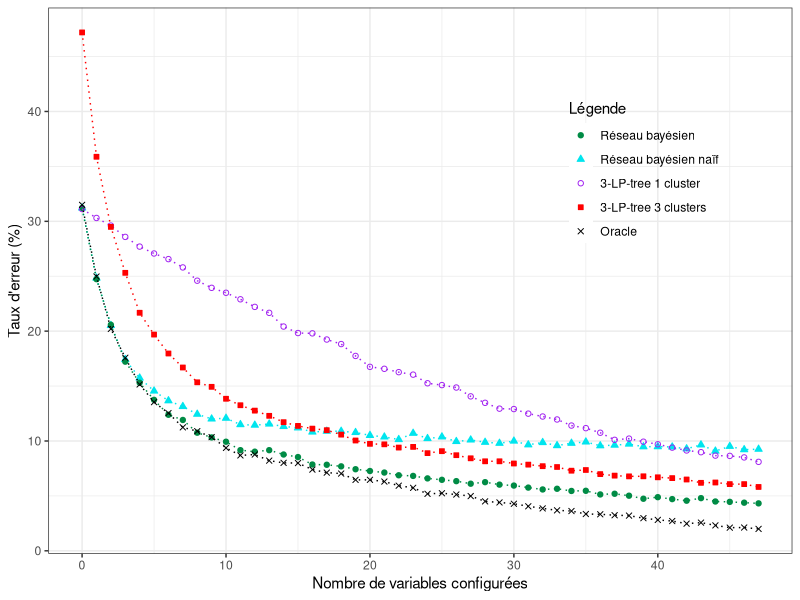
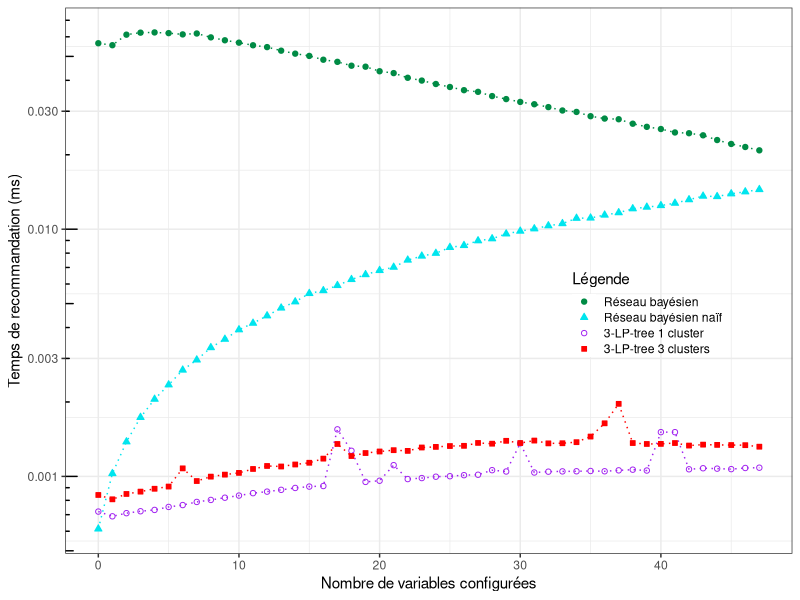

These charts were generated, in order, by the following R code:
library(ggplot2)

#--------------------------------------------------------------------------------------------
#Parametres globaux
dataset_name = "renault_medium_header"
taille_img_x = 1024/2
taille_img_y = 720/2
#fin parametres globaux
#--------------------------------------------------------------------------------------------

#--------------------------------------------------------------------------------------------
#succès

#medium
oracle = c(0.7603138103611524,0.7950764236439876,0.8167861490599215,0.8414716623833356,0.8583119166779386,0.8778574327066143,0.8894224266197754,0.9013932097930475,0.9117408359258758,0.9216826727985933,0.9276342486135534,0.9362234546192344,0.9372379277695116,0.9435276613012309,0.9493439740294873,0.9523873934803192,0.9559718652779656,0.9586094954686866,0.9601650209657785,0.964087650480184,0.9654402813472204,0.9662518598674422,0.9686189638847559,0.9705802786419586,0.9692952793182741,0.9717300148789395,0.9709184363587177,0.9730150142026242,0.9708508048153659,0.9744352766130123,0.9759231705667524,0.9736913296361422,0.9767347490869742,0.9753144866765859,0.9769376437170296,0.9772758014337887,0.9773434329771405,0.9776139591505478,0.9801163262545651,0.9798458000811578,0.9806573786013797,0.977140538347085,0.9796429054511024,0.979034221560936)
Naif = c(0.7603138103611524,0.7944677397538212,0.8170566752333288,0.8389016637359664,0.8511429730826457,0.8691329636142296,0.8769782226430407,0.8863790071689436,0.8961855809549574,0.9049776815906939,0.9145137292033004,0.9193832003246314,0.919518463411335,0.9237116190991479,0.9309481942377925,0.9306776680643852,0.9373055593128635,0.9371702962261599,0.936020559989179,0.9375084539429189,0.9422426619775464,0.9433247666711755,0.9454889760584336,0.9458947653185446,0.9440687136480455,0.9454213445150819,0.9461652914919518,0.9471121330988773,0.9452184498850263,0.9498173948329501,0.9515758149600974,0.951711078046801,0.9502231840930611,0.951372920330042,0.951711078046801,0.9511700256999864,0.9518463411335046,0.9510347626132828,0.9506289733531719,0.9557689706479102,0.9571892330582984,0.9521844988502638,0.9519139726768565,0.9546868659542811)
jointree = c(0.7603138103611524,0.794873529013932,0.8178682537535507,0.8404571892330583,0.8554713918571621,0.8743405924523198,0.8861084809955363,0.8957797916948465,0.9066008386311376,0.9147842553767077,0.9223589882321115,0.9274313539834979,0.930407141890978,0.9350060868389016,0.9423102935208981,0.9433923982145273,0.9496145002028946,0.9498173948329501,0.9490058163127283,0.9534018666305966,0.9542810766941702,0.9571892330582984,0.9586094954686866,0.9579331800351684,0.9576626538617611,0.9617205464628703,0.9600973894224266,0.9612471256594075,0.9597592317056676,0.9613823887461111,0.9664547544974976,0.964425808196943,0.962193967266333,0.9642905451102394,0.9665900175842013,0.9648315974570539,0.9648315974570539,0.9640200189368321,0.9652373867171649,0.9674015961044231,0.9676044907344785,0.9635465981333694,0.9664547544974976,0.9667252806709049)
wmv = c(0.6979575273907751,0.7939266874070067,0.8170566752333288,0.8351819288516164,0.854389287163533,0.8700121736778034,0.8816447991343163,0.8905721628567564,0.899702421209252,0.9056539970242121,0.9149871500067631,0.9184363587177059,0.9215474097118896,0.9254700392262951,0.9314892465846071,0.9313539834979034,0.9352766130123089,0.9385905586365481,0.9368997700527526,0.94312187204112,0.9402137156769917,0.9440010821046936,0.9454889760584336,0.9470445015555254,0.9469092384688219,0.94758555390234,0.9462329230353037,0.9492087109427837,0.9464358176653591,0.950967131069931,0.9513052887866901,0.9491410793994319,0.9485323955092655,0.9505613418098201,0.9517787095901529,0.9503584471797646,0.9514405518733937,0.9532666035438929,0.9545516028675775,0.9549573921276884,0.953604761260652,0.9508318679832274,0.9534018666305966,0.9517787095901529)
vpop = c(0.7324496145002029,0.7777627485459219,0.8017719464358176,0.8291627214933045,0.8490463952387394,0.8655484918165832,0.8830650615447044,0.8893547950764237,0.902340051399973,0.910929257405654,0.9199918842147978,0.9272960908967942,0.930407141890978,0.9358176653591235,0.9419721358041391,0.9437981874746382,0.9499526579196538,0.9517787095901529,0.9510347626132828,0.9548221290409847,0.9569187068848911,0.9592858109022048,0.9600973894224266,0.9615852833761667,0.9617881780062221,0.9636142296767212,0.9638171243067767,0.9634789665900176,0.9632760719599621,0.9672663330177195,0.9686189638847559,0.9650344920871095,0.9660489652373867,0.9649668605437576,0.968213174624645,0.9663871229541459,0.9684837007980522,0.9686865954281076,0.9698363316650886,0.9729473826592723,0.9706479101853104,0.9677397538211822,0.9696334370350331,0.9699039632084404)
vnaif = c(0.7487488164479913,0.7824293250371973,0.8092114162045178,0.8332206140944136,0.8528337616664412,0.8722440146084134,0.8844853239550926,0.8928040037873665,0.9056539970242121,0.9155282023535777,0.9216826727985933,0.930745299607737,0.9320979304747734,0.9373055593128635,0.9424455566076018,0.9452860814283782,0.94907344785608,0.950967131069931,0.9520492357635602,0.9559042337346139,0.958068443121872,0.9579331800351684,0.9603679155958339,0.9626673880697958,0.961855809549574,0.9642905451102394,0.9642905451102394,0.9652373867171649,0.9632084404166104,0.9653726498038685,0.9679426484512377,0.9657784390639794,0.9663871229541459,0.9660489652373867,0.9689571216015149,0.9669958068443122,0.9691600162315704,0.9691600162315704,0.9705802786419586,0.9728121195725686,0.972676856485865,0.968213174624645,0.969701068578385,0.9706479101853104)
# 3-LP-trees, 1 clusters
lptree = c(0.741782767482754, 0.7548356553496551, 0.754091708372785, 0.7630190720952252, 0.7673474908697416, 0.7664006492628161, 0.7741782767482754, 0.782564588123901, 0.7889895847423238, 0.7900040578926011, 0.7995401055052076, 0.7939266874070067, 0.8103611524414988, 0.8109698363316651, 0.8127958880021642, 0.8207764101176789, 0.8145543081293115, 0.8305829839036927, 0.8300419315568781, 0.8287569322331936, 0.8407277154064656, 0.8399837684295955, 0.8438387664006493, 0.8477613959150547, 0.8547274448802922, 0.8545921817935885, 0.8631813877992696, 0.8705532260246179, 0.8631137562559178, 0.8646692817530096, 0.8715000676315433, 0.8764371702962261, 0.8786690112268362, 0.8867171648857027, 0.8834708508048154, 0.8938184769376437, 0.8930068984174219, 0.8988908426890302, 0.8955092655214392, 0.9009197889895847, 0.9061950493710267, 0.9132963614229677, 0.9072095225213039, 0.9111321520357094)
# 3-LP-trees, 3 clusters
lptree3cl = c(0.5476126065196808, 0.6316786149059922, 0.6855133234140403, 0.7189909373731909, 0.7560530231299878, 0.7674827539564453, 0.7875693223319357, 0.8029893142161504, 0.8101582578114432, 0.8223319356147707, 0.8269308805626945, 0.8285540376031381, 0.8424861355336128, 0.8464087650480184, 0.8439740294873529, 0.8531042878398485, 0.8537806032733667, 0.8601379683484377, 0.8594616529149195, 0.8649398079264169, 0.8680508589206005, 0.8718382253483025, 0.8766400649262817, 0.8745434870823752, 0.8815095360476126, 0.8856350601920736, 0.8885432165562018, 0.8909779521168673, 0.8863790071689436, 0.8932097930474774, 0.8923982145272555, 0.9001758420127147, 0.898214527255512, 0.902678209116732, 0.9055187339375085, 0.9074124171513593, 0.9050453131340457, 0.9114026782091167, 0.9087650480183957, 0.9168808332206141, 0.9190450426078723, 0.921750304341945, 0.919180305694576, 0.92702556472338)

#small
oracle = c(0.68502658003544,0.7502584170112226,0.7979548139397519,0.8242395156526875,0.8485307147076196,0.8646264028352038,0.8746308328411104,0.8875886001181335,0.8910956881275842,0.8964855286473715,0.9063053750738335,0.91313496751329,0.912322799763733,0.9178972238629651,0.9199276432368576,0.9201122268163024,0.926055818074424,0.9288245717660957,0.9296736562315416,0.9353957471943296,0.9353588304784406,0.9369462492616657,0.940711754282339,0.9426683402244537,0.9481320141760189,0.9475782634376846,0.9487595983461311,0.9501624335499114,0.9549985233313645,0.9559583579444773,0.9571766095688128,0.9594654459539279,0.9613851151801536,0.9631571175428234,0.9637847017129356,0.9664796219728293,0.966738038984052,0.9675871234494979,0.9679562906083875,0.9702820437093916,0.9718694624926166,0.9729031305375074,0.9752658003544005,0.9743428824571766,0.9768532191376255,0.978920555227407,0.9788098050797401,0.9800649734199646)
Naif = c(0.6878322504430006,0.7516612522150029,0.7948168930891908,0.8258269344359126,0.8426609568812758,0.8545112226816303,0.8633712344949793,0.8685764914353219,0.8756275841701122,0.8799468399291199,0.8792823390431187,0.8850782634376846,0.88559509746013,0.8845614294152392,0.8867764323685765,0.8880316007088009,0.8918340224453633,0.8910956881275842,0.8911326048434731,0.8922770230360307,0.8948981098641465,0.8963378617838157,0.8986636148848198,0.8929784406379209,0.897777613703485,0.8962640283520378,0.9004725339633786,0.8990696987595983,0.9011739515652688,0.9020968694624926,0.9001033668044891,0.9034627879503839,0.9013954518606024,0.9042011222681631,0.9020599527466037,0.9008786178381571,0.9043487891317188,0.9037950383933845,0.9027982870643827,0.9052347903130538,0.9051609568812758,0.9054193738924985,0.9071175428233904,0.9035366213821618,0.9091848789131719,0.9049025398700532,0.9078927938570585,0.90748670998228)
jointree = c(0.6878322504430006,0.7526580035440047,0.7941893089190786,0.8277835203780272,0.8470171293561725,0.8625590667454224,0.8761444181925576,0.8808697578263438,0.8924616066154755,0.8967808623744832,0.9006940342587123,0.9083727111636148,0.9097386296515062,0.9083727111636148,0.912322799763733,0.9146485528647371,0.9214412285883048,0.9216627288836385,0.9231024808033077,0.9257235676314235,0.9273479031305375,0.9287507383343178,0.9312241582988777,0.931814825753101,0.9340667454223273,0.9353588304784406,0.9365770821027761,0.9389028352037803,0.9375,0.9397519196692262,0.9406010041346722,0.9424468399291199,0.9441450088600118,0.9435174246898996,0.9455109273479031,0.9453632604843473,0.9486857649143532,0.948058180744241,0.9498301831069108,0.9525989367985824,0.9511591848789132,0.952931187241583,0.9543709391612523,0.9520451860602481,0.9551092734790313,0.9554415239220319,0.956179858239811,0.9568074424099232)
wmv = c(0.5945067926757236,0.7494093325457767,0.7923434731246308,0.8279681039574719,0.8467217956290608,0.8623744831659775,0.8753322504430006,0.8807959243945659,0.8900251033668045,0.8955995274660367,0.9003987005316008,0.9068591258121678,0.9080404607206143,0.9065637920850561,0.9089633786178382,0.9133933845245127,0.9174911399881867,0.9165682220909628,0.9196323095097461,0.9231024808033077,0.9227333136444182,0.9259081512108683,0.9279385705847608,0.9265357353809806,0.9298582398109864,0.9296736562315416,0.931814825753101,0.9323316597755463,0.9346204961606616,0.9357279976373302,0.9343620791494389,0.938312167749557,0.9372784997046663,0.9390135853514472,0.9396780862374483,0.9395673360897815,0.9434435912581217,0.9434435912581217,0.9425945067926758,0.9445510927347903,0.9440711754282339,0.9436650915534555,0.9462492616656822,0.9441450088600118,0.9460646780862374,0.9465445953927939,0.9479843473124631,0.9473198464264619)
vpop = c(0.6563792085056114,0.7331659775546367,0.7830035440047254,0.8160809214412286,0.8404459539279385,0.8577968103957472,0.8686134081512109,0.875849084465446,0.8849305965741288,0.8914648552864737,0.8955995274660367,0.9011739515652688,0.9044226225634967,0.9072652096869462,0.9088157117542823,0.9107722976963969,0.9135779681039575,0.9173803898405198,0.918820141760189,0.923693148257531,0.9219949793266391,0.9268310691080921,0.930190490253987,0.927790903721205,0.9305965741287655,0.9303012404016539,0.9348050797401063,0.9357649143532192,0.9384967513290018,0.9380537507383343,0.9374261665682221,0.9419669226225635,0.9418192557590077,0.9427790903721205,0.9432959243945659,0.9438865918487891,0.9457693443591259,0.9466553455404607,0.9487965150620201,0.9499040165386887,0.9484642646190194,0.9510853514471352,0.9507531010041347,0.9492395156526875,0.9530419373892498,0.9518975191966923,0.9546662728883638,0.9532634376845835)
vnaif = c(0.6740992321323095,0.7423582398109864,0.7871751329001772,0.8200679267572357,0.8422917897223863,0.8615623154164206,0.871788245717661,0.8802052569403426,0.8884746012994684,0.8947873597164796,0.8981836975782634,0.9059362079149439,0.9070806261075015,0.9101447135262847,0.9121382161842883,0.9143901358535145,0.918007974010632,0.9190785587714116,0.9221426461901949,0.9272002362669817,0.925317483756645,0.9302274069698759,0.9307442409923213,0.9324424099232133,0.9342144122858831,0.9352849970466627,0.9372784997046663,0.9390135853514472,0.9407855877141169,0.9408225044300059,0.9418561724748966,0.9451048434731246,0.9440342587123449,0.9461754282339043,0.9462123449497932,0.9476890135853514,0.9478366804489072,0.9492395156526875,0.9522666863555818,0.9531157708210277,0.9514914353219137,0.9530788541051388,0.9547401063201417,0.9528573538098051,0.9564382752510336,0.9560691080921441,0.9566966922622564,0.9572504430005907)
lptree = c(0.6887920850561134, 0.6969506792675724, 0.7038910218546958, 0.7141907855877141, 0.7230138806851742, 0.7292897223862965, 0.7344211458948612, 0.7419890726520969, 0.754060838747785, 0.760558180744241, 0.7650620200826934, 0.7710056113408151, 0.7779090372120496, 0.7833357944477259, 0.7958136444181926, 0.8017203189604253, 0.8020156526875369, 0.807626993502658, 0.8117616656822209, 0.8225782634376846, 0.8325088600118133, 0.8342808623744832, 0.8373449497932663, 0.8395968694624926, 0.84746012994684, 0.8491213821618429, 0.8513363851151802, 0.8593842291789723, 0.865253987005316, 0.8705699940933255, 0.870939161252215, 0.8751107501476668, 0.8777318369757826, 0.8804267572356763, 0.8859642646190194, 0.8883269344359126, 0.8924985233313645, 0.8989589486119315, 0.8978514471352629, 0.9006571175428234, 0.9030197873597164, 0.9060469580626107, 0.9086311281748376, 0.9102185469580626, 0.9133195510927348, 0.9135779681039575, 0.9149808033077378, 0.9190047253396337)
lptree3cl = c(0.5280197873597164, 0.6412433549911399, 0.7050723567631424, 0.7468989958653278, 0.783261961015948, 0.8031231541642055, 0.8203263437684584, 0.8330995274660367, 0.846574128765505, 0.850708800945068, 0.8615623154164206, 0.8674689899586533, 0.8723419964559953, 0.8771042528056704, 0.8828632604843473, 0.8862965150620201, 0.8887699350265801, 0.8901727702303603, 0.8942336089781453, 0.8995865327820437, 0.902613703484938, 0.9030567040756055, 0.9059731246308328, 0.9053824571766096, 0.9110676314235086, 0.9092587123449498, 0.9129503839338452, 0.9157929710572947, 0.9184878913171884, 0.9184878913171884, 0.9205183106910809, 0.9215150620200827, 0.922917897223863, 0.923693148257531, 0.9270525694034258, 0.9264249852333136, 0.930153573538098, 0.9315564087418783, 0.9322209096278795, 0.9321470761961016, 0.9330699940933255, 0.9338083284111045, 0.935100413467218, 0.9380906674542233, 0.9377953337271117, 0.9392720023626698, 0.9392720023626698, 0.9418561724748966)

#big
#oracle = c(0.8348566914917626,0.8585533739562176,0.8612615662378695,0.8746896863010607,0.888004965019183,0.8962423832092079,0.9022793951703905,0.9117580681561724,0.9126607989167231,0.920503272399007,0.9255247122545701,0.929981945384789,0.9330850823741819,0.9390656736628301,0.9395170390431054,0.9383886255924171,0.9461182577296321,0.9457797336944256,0.9480929812683367,0.9497856014443692,0.9514218009478673,0.950575490859851,0.9551455653351388,0.9552019860076733,0.9588693297224103,0.9575152335815843,0.9621417287294065,0.9614646806589935,0.9648499210110585,0.9666553825321598,0.9664296998420221,0.9657526517716091,0.9686865267433988,0.9704355675919657,0.9693071541412773,0.9721846084405326,0.9707176709546378,0.9743850146693749,0.976980365605958,0.9752877454299256,0.9755698487925976,0.9757955314827352,0.9781651997291808,0.9795192958700067,0.9804220266305574,0.981437598736177,0.9803091852854886,0.9836380049650192,0.9827352742044685,0.9807041299932295,0.9852742044685172,0.9853306251410516,0.9866283006093433,0.9849356804333108,0.9869104039720153,0.9865718799368088,0.9867411419544121,0.9872489280072219,0.9895621755811329,0.988772286165651,0.9893929135635297,0.9892236515459264,0.9892800722184608,0.9897878582712706,0.9902392236515459,0.9917061611374408,0.9914804784473031,0.9896750169262017,0.9914240577747687,0.9919882645001128,0.9918190024825095,0.992552471225457,0.9922703678627849,0.9926088918979914,0.9940194087113519,0.99322951929587,0.9933423606409388,0.9938501466937486,0.9940194087113519,0.9946400361092305,0.9939629880388174,0.9941886707289551,0.9942450914014895,0.9950914014895057,0.9946400361092305,0.9954863461972466,0.994583615436696)
#Naif = c(0.8348566914917626,0.8585533739562176,0.8613744075829384,0.8726585420898217,0.8860302414804785,0.8930828255472806,0.8965809072444143,0.9057210561949899,0.9040848566914917,0.9109681787406906,0.9151433085082374,0.9193184382757843,0.920108327691266,0.9219137892123674,0.9189799142405778,0.9174565560821485,0.9268223877228616,0.9205596930715414,0.9233807266982622,0.9211238997968856,0.9203904310539381,0.9170051907018731,0.9243398781313473,0.920108327691266,0.9258632362897766,0.9185849695328369,0.923493568043331,0.9231550440081245,0.9247348228390883,0.9224779959377116,0.923888512751072,0.9223651545926428,0.9229293613179869,0.9223651545926428,0.9207853757616791,0.9206725344166102,0.9226472579553149,0.9223651545926428,0.9233243060257278,0.9250169262017603,0.9209546377792823,0.9170051907018731,0.9212931618144888,0.9250733468742948,0.9232678853531934,0.9259760776348455,0.922534416610246,0.9282893252087565,0.9208417964342135,0.9208982171067479,0.9237756714060031,0.9224215752651772,0.9273865944482058,0.9223651545926428,0.92118032046942,0.9225908372827805,0.9248476641841571,0.9249040848566915,0.9208417964342135,0.9227600993003836,0.9276686978108779,0.9250733468742948,0.925242608891898,0.9258068156172422,0.9281764838636877,0.9243398781313473,0.9268223877228616,0.925919656962311,0.9271044910855337,0.9255811329271045,0.9258068156172422,0.9251297675468292,0.9300947867298578,0.9268223877228616,0.9278943805010156,0.9251861882193636,0.9273301737756714,0.9268223877228616,0.9285150078988942,0.9276686978108779,0.9275558564658091,0.9229293613179869,0.9270480704129993,0.9293613179869104,0.9281200631911533,0.9260324983073798,0.9251861882193636)
#jointree = c(0.8348566914917626,0.8549988715865493,0.8540397201534642,0.8636876551568494,0.8755924170616114,0.8810652222974498,0.8837734145791017,0.8911081020085759,0.8937598736176935,0.8960731211916046,0.903577070638682,0.9057774768675243,0.9092191378921237,0.9108553373956217,0.9113631234484315,0.9102347099977431,0.9174001354096141,0.9143534190927556,0.919826224328594,0.9146355224554277,0.9152561498533063,0.9146919431279621,0.9203340103814037,0.917795080117355,0.9240577747686752,0.9212367411419544,0.9251861882193636,0.9237192507334687,0.9261453396524486,0.9273301737756714,0.9251861882193636,0.9246784021665538,0.9271044910855337,0.9300947867298578,0.9273301737756714,0.9287406905890319,0.9284585872263598,0.9318438275784248,0.9338749717896637,0.9309410968178741,0.9304333107650643,0.9291356352967728,0.9320695102685624,0.9360753780185059,0.9316745655608215,0.9372037914691943,0.9306025727826676,0.9382193635748138,0.9361882193635748,0.9350033852403521,0.9365267433987813,0.9354547506206274,0.9405890318212593,0.9365267433987813,0.9409275558564658,0.9377679981945385,0.9414353419092756,0.9400248250959151,0.9386707289550892,0.9368088467614534,0.9410403972015347,0.940419769803656,0.9398555630783119,0.9423380726698263,0.9418867072895509,0.9429587000677048,0.9393477770255021,0.9443127962085308,0.9461746784021665,0.9457797336944256,0.9430151207402392,0.9459489957120288,0.9453847889866848,0.9448205822613406,0.9513089596027985,0.9448205822613406,0.9457233130218913,0.9459489957120288,0.9439178515007899,0.9447641615888062,0.9470774091627172,0.9480365605958023,0.9473030918528549,0.949221394719025,0.9470209884901828,0.9477544572331302,0.9487136086662153)
#wmv = c(0.7950236966824644,0.8583276912660799,0.8601895734597157,0.8716993906567366,0.8851275107199278,0.8905438952832317,0.8966373279169487,0.9034078086210787,0.9054953735048522,0.909388399909727,0.9153125705258407,0.9190363349131122,0.920503272399007,0.9225908372827805,0.9206161137440758,0.9208417964342135,0.9276686978108779,0.9282893252087565,0.9278379598284812,0.9271609117580681,0.9289099526066351,0.9254118709095013,0.9317874069058903,0.9286842699164974,0.9334236064093884,0.9291920559693072,0.9347777025502144,0.9334800270819228,0.9343263371699391,0.9359625366734371,0.9335928684269916,0.933649289099526,0.9346648612051456,0.9378244188670729,0.9341006544798014,0.9368088467614534,0.9372037914691943,0.9390656736628301,0.9395734597156398,0.9385578876100203,0.9393477770255021,0.935793274655834,0.9402505077860528,0.939742721733243,0.9403633491311216,0.9422816519972919,0.9396298803881742,0.9422252313247574,0.9375987361769352,0.9379372602121417,0.9412096592191379,0.9369781087790566,0.9432972241029113,0.9391220943353645,0.943522906793049,0.9430715414127736,0.9443127962085308,0.943522906793049,0.9422252313247574,0.9403069284585872,0.9463439404197698,0.9417738659444821,0.9434664861205145,0.9436921688106522,0.9479237192507335,0.942168810652223,0.9401940871135184,0.9473030918528549,0.9460618370570977,0.9466260437824419,0.9441435341909276,0.9454412096592192,0.9449334236064094,0.945554051004288,0.950293387497179,0.9457233130218913,0.9466260437824419,0.9464003610923042,0.944877002933875,0.9451026856240127,0.9433536447754457,0.9469645678176484,0.9448205822613406,0.9486007673211465,0.9461746784021665,0.9473030918528549,0.9466824644549763)
#vpop = c(0.806872037914692,0.8334461746784022,0.8447867298578199,0.8617129316181449,0.8754231550440081,0.8833220491988264,0.8934777702550214,0.9020537124802528,0.9027871812232002,0.910347551342812,0.913055743624464,0.9170616113744076,0.9228729406454524,0.9276686978108779,0.9272173324306026,0.9255247122545701,0.9312796208530806,0.9338185511171293,0.9344955991875423,0.9351162265854209,0.9371473707966599,0.935793274655834,0.940814714511397,0.9402505077860528,0.9433536447754457,0.9429587000677048,0.9449334236064094,0.9478672985781991,0.9474723538704581,0.9486571879936809,0.9523809523809523,0.9488264500112842,0.9493906567366283,0.9537914691943128,0.9487700293387498,0.9534529451591063,0.9549763033175356,0.9549198826450012,0.955991875423155,0.9567817648386369,0.955991875423155,0.9552584066802077,0.9570074475287745,0.9602234258632363,0.9589257503949447,0.9619160460392688,0.9614646806589935,0.9642857142857143,0.9581922816519973,0.9585872263597383,0.9615211013315279,0.9614082599864591,0.9658090724441435,0.9624238320920785,0.9637215075603701,0.9628187767998194,0.9654141277364027,0.9662040171518844,0.9663168584969533,0.962762356127285,0.9652448657187994,0.96614759647935,0.9650191830286617,0.964116452268111,0.9669939065673663,0.9663732791694877,0.9663168584969533,0.9680094786729858,0.968855788761002,0.9689122094335364,0.967219589257504,0.9669939065673663,0.9674452719476416,0.9669939065673663,0.9714511396975852,0.9679530580004514,0.9681223200180546,0.9686301060708644,0.9689122094335364,0.9678402166553826,0.9670503272399007,0.9699277815391559,0.9699842022116903,0.9683480027081923,0.9691943127962085,0.9694199954863462,0.9669374858948319)
#vnaif = c(0.813247573911081,0.8426991649740465,0.8523470999774317,0.8663958474385015,0.8825885804558791,0.8895283231776123,0.8969194312796208,0.9077522004062288,0.9070751523358158,0.915086887835703,0.9195441209659219,0.9218009478672986,0.9260889189799142,0.9322387722861657,0.9314488828706838,0.9304897314375987,0.9373730534867976,0.9369781087790566,0.9391785150078988,0.938106522229745,0.9409839765290002,0.9377115775220041,0.9435793274655834,0.9396863010607086,0.9457233130218913,0.9444820582261341,0.9478672985781991,0.9474159331979237,0.9484315053035433,0.9498420221169036,0.9503498081697134,0.9480365605958023,0.950970435567592,0.9533965244865719,0.9496163394267659,0.9517603249830738,0.9523809523809523,0.9555969307154141,0.9552019860076733,0.9537914691943128,0.9539043105393816,0.9545813586097947,0.954355675919657,0.9561047167682238,0.9568946061837057,0.9586436470322727,0.956668923493568,0.9605055292259084,0.9558226134055517,0.9571767095463778,0.9596592191378921,0.9576844955991876,0.9623674114195441,0.9594335364477544,0.9623109907470097,0.9609568946061837,0.9621417287294065,0.9622545700744752,0.9609004739336493,0.9590950124125479,0.9640036109230422,0.9610133152787181,0.9618032046942,0.9620853080568721,0.9654141277364027,0.9628751974723538,0.9632137215075603,0.9643985556307831,0.9658090724441435,0.9669374858948319,0.9638907695779734,0.9650756037011962,0.9631008801624915,0.9645678176483864,0.9686301060708644,0.9650756037011962,0.9658654931166779,0.9655833897540058,0.9655833897540058,0.9648499210110585,0.9646242383209208,0.9649063416835929,0.9653012863913338,0.9670503272399007,0.9660911758068156,0.9666553825321598,0.9646242383209208)

#temps

#medium
Naiftemps = c(0.0010116810496415528,0.0016883997700527526,0.0023949896523738673,0.0029658426213986203,0.0036375064926281618,0.004223179629379142,0.004630473285540376,0.005313823278777221,0.005876314892465846,0.006559031719193832,0.00682051251183552,0.007690403422156093,0.008060764439334506,0.008814894968213175,0.009339008318679832,0.009729382524009197,0.010218030907615312,0.010800554646287028,0.011279527728932775,0.01216870681725957,0.012532031786825375,0.013121461179494117,0.013982032530772352,0.014095038617611255,0.014546872987961585,0.01565805593128635,0.015851718652779657,0.01617400730420668,0.01710188137427296,0.017532312525361828,0.018411986744217502,0.019141338090085214,0.01930081678614906,0.019518399837684296,0.01986956134180982,0.0209797400919789,0.021716014878939538,0.022102245502502366,0.022544349925605302,0.022829389625321248,0.023375756932233194,0.024719914581360747,0.02521486602191262,0.02549994609765995)
jointreetemps = c(0.0691693280806168,0.06654608068443121,0.07256938495874476,0.07377797687001217,0.07320432787772217,0.0722793575679697,0.07092746354659814,0.06932008832679562,0.06753988286216692,0.0655458321385094,0.06349193764371704,0.06123165345597187,0.05893382436088192,0.056715938996347894,0.05464607669417016,0.052414928310564046,0.050042244690923846,0.048058093128635196,0.04610830853510077,0.04415676281617747,0.04236206627891249,0.04499164405518734,0.03902247227106723,0.037351015622886515,0.03585822920330042,0.034600085215744626,0.03333552772893277,0.03199651021236304,0.03092518605437576,0.02984158014337887,0.028999750642499662,0.028218356824022725,0.027235291965372648,0.02678806763154335,0.026055907953469497,0.02523585979981063,0.024701852022183148,0.02511995157581496,0.023732737454348708,0.023295820167726227,0.022987125659407547,0.02264744406871365,0.0223533163803598,0.02221581962667388)
wmvtemps = c(0.7965478627755985,0.8160240042607873,0.8311722452996078,0.8465396813877992,0.8619417899364263,0.8776536955227918,0.8927007136480455,0.9082907774922224,0.9244003205735155,0.9405550520086569,0.9563681658325442,0.9733636394562424,0.9900202305559312,1.0068131076017854,1.0233010451102393,1.039834390707426,1.0561597244014609,1.0720394964155282,1.0884614358852969,1.1044725541728662,1.1198347618017044,1.1354672159475179,1.1509304223589882,1.1660183666305965,1.181659499864737,1.1970076608954416,1.2124630060868389,1.227697067969701,1.2432045641823346,1.2584507239956715,1.2742634885702693,1.2899736402001893,1.3053130770999595,1.3215953077911538,1.3380518186798322,1.3556662739077505,1.374397483565535,1.3950147795211687,1.419355865075071,1.4481907822940618,1.484407602799946,1.5242677865548493,1.5660133616258622,1.6091389751792236)
vpoptemps = c(0.3373159754497498,0.35954324266197757,0.3859007524685513,0.4125853442445557,0.4421256462870283,0.471702110036521,0.500916622480725,0.530880220816989,0.5615572399567158,0.5926065827133775,0.6239073823211145,0.6555718758284864,0.6879136757067497,0.719780246584607,0.7520238882726904,0.7841105075071013,0.8152354380495063,0.8460459151224131,0.876229896320844,0.9068226852427972,0.9363751338428243,0.9659165105505207,0.9933383679832274,1.0202956827404301,1.046768951711078,1.0735229916136886,1.099179509333153,1.1252547484782902,1.1511916317462465,1.1774401381712432,1.2030660683754903,1.2285443556066549,1.25452294609766,1.280623670160963,1.3069319787636955,1.3323488160422021,1.3577788343027188,1.383842335452455,1.4113812024212093,1.4397572673474908,1.4700707158798865,1.5061081802380631,1.5506332132422562,1.6056343209793047)
vnaiftemps = c(0.28934941850399026,0.3064006830109563,0.3251501990396321,0.34224332693088055,0.35937942066819967,0.37544259786284323,0.39022054964155284,0.40448112538888137,0.4178912758014338,0.43131828635195457,0.44431559008521576,0.45747393473556064,0.4703594849181658,0.48379601271473016,0.4974150645881239,0.5110497538888138,0.5242245560665494,0.5376566951846341,0.5510735487623427,0.5647517916948465,0.5781106949141079,0.5918209430542405,0.6054222003922629,0.6188148186798322,0.6324439959421074,0.6463513863790071,0.6603340891383741,0.6741525128499932,0.6881400547139186,0.7022769139726769,0.7166760831867983,0.7312503485729744,0.7452351604220209,0.759776839307453,0.7747295884620587,0.7892993313945624,0.8029099446773975,0.8174296370891384,0.8327835777762749,0.8494901621804409,0.8676641988367374,0.8881704997971054,0.9103823529013932,0.9354209683484377)
lptreetemps = c(7.537516569728121E-4, 7.718790748004869E-4, 8.20432706614365E-4, 8.73431556878128E-4, 9.234496145002029E-4, 9.560839307452996E-4, 0.0010094084268903016, 0.0010422758690653321, 0.0011147445556607602, 0.0011348995671581225, 0.0011876625862302177, 0.0012237200054105236, 0.001277837346138239, 0.001306241647504396, 0.001339509603679156, 0.0013665767618017044, 0.00142188982821588, 0.0017038150277289329, 0.0014933757608548627, 0.0014893844176924118, 0.0015342863519545516, 0.0015603823211145678, 0.0016029741647504397, 0.0016213789395374003, 0.0016173851616393886, 0.0016661021236304612, 0.001689629176247802, 0.001748641688083322, 0.00173373143514135, 0.0018031577167590964, 0.001864824901934262, 0.0018518305153523602, 0.0018594103205735156, 0.001870869065332071, 0.0019130005410523468, 0.001985803530366563, 0.001941250507236575, 0.0019703656161233598, 0.001971638847558501, 0.0020043706884891113, 0.002047010347626133, 0.0020332630867036386, 0.002020504937102665, 0.00208401129446774)
lptreetemps = c(0.0010557417151359394, 0.0011623992290004058, 0.0012341888272690382, 0.0013871146354659813, 0.0013809348031922088, 0.001403645137292033, 0.0015303541863925334, 0.0015527753956445286, 0.003019009603679156, 0.001827381171378331, 0.0024893074529960773, 0.002136287163533072, 0.0023914206681996484, 0.0024203323414040308, 0.0023834962802651155, 0.002777897605843365, 0.002997847964290545, 0.003034737386717165, 0.002991028608142838, 0.003302954619234411, 0.0032857476667117543, 0.003369187812795888, 0.003556713580413905, 0.0036955277965643176, 0.003991527864195861, 0.005208093466792912, 0.004372505681049642, 0.004205556066549439, 0.004356039023400514, 0.004762034627350196, 0.00462009806573786, 0.0048598299743000135, 0.004766643919924252, 0.004977072230488299, 0.004784610307047207, 0.0049379978357906125, 0.005080083998376843, 0.004634992560530232, 0.0047213840119031516, 0.004251246855133234, 0.003909044028134722, 0.0035355150818341674, 0.002920038820505884, 0.0018860638441769242)

#small
Naiftemps = c(6.130709539279385E-4,0.0010267396264028352,0.0013801202008269344,0.0017326179858239811,0.0020518761444181925,0.002346206364441819,0.002692112743650325,0.002958922474896633,0.003319325125516834,0.003587738038984052,0.003918995643827525,0.004165597903130537,0.0044631892350856465,0.0047999383490844654,0.0050834096647962195,0.005496392166272888,0.005642942336089782,0.005919015468103957,0.00625843687241583,0.006549908446544596,0.006807933069994093,0.007017995976077968,0.007500659111045482,0.007785269750443,0.007988596204961607,0.008440687869167159,0.008594035624630833,0.00897847844063792,0.00915021902687537,0.009574535513880685,0.00982102030419374,0.010038620016243355,0.010323273922031896,0.010534935727997637,0.011071919115475488,0.011099380094506792,0.011406020230360307,0.011662656083874779,0.01210107704518606,0.012279355212640284,0.01246057553160071,0.01273974667749557,0.013162413319551093,0.013605502362669816,0.013554199940933254,0.0139077325753101,0.014163541088304784,0.014468727148552865)
jointreetemps = c(0.05651038696101595,0.05548537341258122,0.06120626594802126,0.0623701068738925,0.062498095688127586,0.06209152920112227,0.061362323464264616,0.061881492247489664,0.059686154865623155,0.058089586200531604,0.056820131681925574,0.05545843233165978,0.0545152713747785,0.052729507567926756,0.05129026760927348,0.050216916014471355,0.04846936488481984,0.04752081940342587,0.0458392634746013,0.0454242981024808,0.0435369152023036,0.042790418266391024,0.0409652832250443,0.03991381951417602,0.03865888249409333,0.037593355286473715,0.03649868366066155,0.03593367609273479,0.0345449454001772,0.03359148778056704,0.03271498050797401,0.03201600616509155,0.031172961237448317,0.030205463046367394,0.02980450838009451,0.0286410023257531,0.02801563363851152,0.02784097995422327,0.026706283298877732,0.0259410680744241,0.02541740527170703,0.024615321249261666,0.024441794853809803,0.023971850634967512,0.02294020736119315,0.02211592062906084,0.021499690231836975,0.020839556445658595)
wmvtemps = c(1.4945923339855287,1.5503172643975192,1.5912161551978736,1.6307620040977555,1.6681299061946249,1.7010002079887774,1.731601563792085,1.757977097164796,1.7833442033003544,1.8081031587049616,1.8335790233682812,1.8605553988112817,1.8899077695289428,1.9132010174985232,1.9398820778942705,1.9662830562979918,1.9924716027392204,2.0200019507900175,2.0456657402170704,2.071098103440638,2.097055232944477,2.122521191523922,2.1478210756054343,2.1732904908446544,2.198280694735676,2.223008907892794,2.247929881792676,2.2736685642350856,2.2997701271411697,2.3253274643384523,2.351896904348789,2.3767740933254577,2.4029979824276433,2.4299604074497934,2.456764699461016,2.483868777945954,2.5118990184214414,2.5411084656305376,2.571386206733609,2.603331608239811,2.6376037483387478,2.676942267018606,2.722561480249557,2.7757107274808033,2.8423695671145897,2.9231620128101006,3.0207718459465447,3.132521652281453)
vpoptemps = c(0.619880177753987,0.6692052204666273,0.7317778304415239,0.7835428034554046,0.8393094951269935,0.8925847076934436,0.9401803382309509,0.9840903001698169,1.026910106024808,1.0680262242321323,1.1092238419595393,1.1498626991656822,1.1903069023552866,1.2316474228440637,1.2740687191376254,1.316035523405198,1.3584633255685175,1.400294085757531,1.4422439237669817,1.4846440511665682,1.5258952243797992,1.568353883601595,1.6096364962714116,1.6515207696396927,1.6928072715224454,1.7338529835720615,1.774978728440638,1.8153042948538098,1.8561382867321323,1.8965240490992321,1.9361281432737745,1.9757038995126994,2.0158091659775548,2.0561014703558773,2.094314386961016,2.1337520829149437,2.172147336163615,2.2094566018163024,2.246534808992912,2.282568659664796,2.318733150361784,2.35474384476521,2.3906763707914944,2.4295996256645007,2.4761857712640283,2.536152407966627,2.6127072540977556,2.7319425257678676)
vnaiftemps = c(0.5654878922031896,0.6056752266317188,0.6490572558697578,0.6829557048139397,0.720100048471648,0.7555922484494979,0.7874808443591258,0.8166435704370939,0.8435650142498523,0.8696579058254578,0.8955631147002363,0.919717621492912,0.9444845379134672,0.9698594909184879,0.9959814455478441,1.0217668153425872,1.048007879023922,1.0745154691007088,1.1007386338230951,1.1269935481024809,1.15379970492469,1.1801322384819846,1.2061039145747194,1.2331453213600119,1.2602134606836977,1.287519607722977,1.3146178301092735,1.3419053928307738,1.3691115496898996,1.3972928465002954,1.4253422753987006,1.4536974013216184,1.4830541429415238,1.513018030936208,1.542581987263733,1.57262709757088,1.6032094773331365,1.6335512685321913,1.6641784893310692,1.6960786059878914,1.729621013511518,1.7641430136961016,1.8012120921441228,1.8432790326343769,1.8957278415534553,1.962086357981394,2.0506174140209685,2.171628945658594)
lptreetemps = c(7.205109273479032E-4, 6.893782117542823E-4, 7.098313644418192E-4, 7.227126402835204E-4, 7.317369314825753E-4, 7.522610750147667E-4, 7.655706216774955E-4, 7.881481098641464E-4, 8.029720540460721E-4, 8.198584613112817E-4, 8.363310691080921E-4, 8.553513363851151E-4, 8.676325310100413E-4, 8.821749483165978E-4, 8.977620348493798E-4, 9.093303307737743E-4, 9.139939456585942E-4, 0.0015495934731246308, 0.00126910174246899, 9.499524143532192E-4, 9.60180522740697E-4, 0.001110163208800945, 9.752126402835204E-4, 9.844066376255168E-4, 9.969623449497932E-4, 0.0010015265062020082, 0.0010113367911990549, 0.0010153109864146485, 0.00105951059509746, 0.0010465018827525104, 0.001360538282634377, 0.0010367272223862965, 0.0010449007678676905, 0.00104766756497342, 0.0010487512182516243, 0.0010515709170112228, 0.001048713747784997, 0.0010578259746012995, 0.001064390911104548, 0.0010560159480212641, 0.0015099186355581808, 0.0015095769344359126, 0.0010683079961606614, 0.001078707730360307, 0.0010747647666863556, 0.0010698518163024218, 0.0010813176683402244, 0.0010842946692262256)
lptreetemps3cl = c(8.408271928529238E-4, 8.075695141760189E-4, 8.489852333136445E-4, 8.676237079149439E-4, 8.910899660366214E-4, 9.095650103366805E-4, 0.0010777907191376254, 9.574531526875369E-4, 9.974913984051978E-4, 0.0010166604031305376, 0.0010331414279385707, 0.0010712161473715297, 0.001101776284701713, 0.0010967515135853515, 0.0011172743650324868, 0.0011349533372711164, 0.001179996345245127, 0.0013522439456585941, 0.0012087792011222682, 0.0012429306704075606, 0.0012604806556408743, 0.0012765494683992912, 0.0012681170998227998, 0.001308843067040756, 0.001315780234790313, 0.0013268269713526285, 0.00132895079001772, 0.0013655600265800355, 0.0013557919743059658, 0.0013925115549320733, 0.0013639902170702895, 0.0013955895599527465, 0.0013600191597755464, 0.0013620447061429416, 0.001375645968694625, 0.0014492507383343177, 0.0016391397297696396, 0.001964935727997637, 0.0013641939604252806, 0.0013523337271116361, 0.0013536839559952748, 0.0013646518015357353, 0.0013324154607206142, 0.0013442847755463674, 0.0013407862891317188, 0.0013387174763733018, 0.0013372871382161843, 0.0013185427126402836)

#big
#temps
#Naiftemps = c(0.00469632012866091,0.00678952480108346,0.010033462953557925,0.013950615597313922,0.013854764178093787,0.016783919361209865,0.01984493064725467,0.022964014954009366,0.02519751498222448,0.026734815868178996,0.026873487613565825,0.031001877941425428,0.03304656119857796,0.03416763122848598,0.03846027137294735,0.039743153208058234,0.042773104339484225,0.04369320518029456,0.042934489024321426,0.04974415800462728,0.05624536854579313,0.0549238879860053,0.055812429095423506,0.057765659951470004,0.056513454376163876,0.05996653975509283,0.07009525111449692,0.06365193798318379,0.06876009203769538,0.0780441651148355,0.07275697449353874,0.08198136843293267,0.07704852389819987,0.08212766198295807,0.09007219005699453,0.08353381299023757,0.095925197731505,0.08518363077704419,0.09295438237119802,0.09361875887365273,0.09468717346650866,0.10357683099147903,0.10507326956718019,0.1009855371028723,0.1132588661475086,0.10426615811748773,0.12378699255121042,0.10007425297669431,0.1178453370012979,0.12116236595000282,0.11260484481688392,0.11937027504091191,0.11974064996332036,0.129627940804695,0.13540990141639864,0.12586783059646747,0.13246467857344393,0.14363830370746572,0.13832812194571412,0.13938311116754135,0.1345764880925508,0.14589631591422123,0.14171031202031603,0.15190489057562076,0.16036516416478555,0.15490840411963883,0.15825513888261852,0.1580144130925508,0.1575681183972912,0.16545660536117382,0.15969180874717834,0.16350425163656884,0.16294880428893904,0.17905278132054175,0.158539725,0.1891270586343115,0.174996566986456,0.18032123572234762,0.18605601224604967,0.17935054232505643,0.18371200090293455,0.18591498634311512,0.19241401495485327,0.1880498059255079,0.19844988448081263,0.20547052731376975,0.210128034255079)
#jointreetemps = c(27.246312220077872,27.102715229783872,32.85797541239208,34.416307678234865,34.413268514192204,33.77221092274702,32.76229998685176,31.542794389932848,30.23325599983071,28.915683370859433,27.645367995993453,26.341602487444277,25.11493569775972,23.9426225814006,22.81615690158569,21.702456376051014,20.634195804017832,19.642536831950792,18.752658712149426,17.880941349641667,17.045190713616613,16.28752611319903,15.576991844816884,14.853247893459738,14.230431429264714,13.644606318266463,13.042544451216072,12.510861039219005,12.026990894362621,11.568933852886406,11.155899998645674,10.729652745838271,10.343556190790588,9.991670337791321,9.651479521189549,9.334602300547374,9.040392692906721,8.76525572315332,8.494856722589018,8.259694301619547,8.041163151966593,7.837130728852774,7.646287331188985,7.458310030867333,7.291952925963546,7.143948537215732,6.9897277505784094,6.848951528807629,6.718358433891993,6.589039963376784,6.46887727193725,6.353449732577168,6.24240912606512,6.12952212595226,6.029689841036059,5.932614609051408,5.8386968129902375,5.756244473110998,5.6623857901924275,5.573599088821172,5.492725137020316,5.40615928476298,5.327414508239277,5.2520847597065465,5.17176913244921,5.091933485835215,5.0233337465575625,4.9437326619074495,4.867635777765237,4.79375961506772,4.718916469638827,4.636837774435666,4.567317421726862,4.489804258295711,4.420138081038375,4.354781099379233,4.29003522037246,4.231350004232506,4.201858342155756,4.138456707223476,4.096267666873589,4.0839125694695255,4.0599902200338605,4.057317436173815,4.076606144300226,4.125554272799097,4.224577781376976)
#wmvtemps = c(1.3014854312232003,1.4293006351839315,1.5217993793726021,1.6177837793387497,1.7165966678515008,1.7916713598510494,1.8508638076055066,1.8927339502933875,1.9215107408034304,1.940394192281652,1.9544777582374182,1.9648255922477995,1.9731129533401037,1.9775470077296322,1.983538067197021,1.987533917964342,1.995052105958023,2.0031658032046944,2.0091116354660348,2.0185100530918527,2.028649178345746,2.036527794403069,2.0443198671857368,2.054498832035658,2.0618487954186415,2.071772400304672,2.082963361938614,2.092457092360641,2.1021747085872264,2.11278116108102,2.1230016150417512,2.131670333728278,2.141553279282329,2.153808752369668,2.1659780175468293,2.177783284134507,2.1910185012976755,2.203252730309185,2.2150114293048975,2.2289482340893705,2.244422028436019,2.256098636425186,2.270281563924622,2.284246749097269,2.298065818381855,2.3114004930038368,2.3264456029113068,2.3389780284924395,2.355831651602347,2.3709314108553374,2.3871641346197245,2.402832263258858,2.419853930038366,2.436817791469194,2.4559093885691716,2.4738666230534867,2.4910949904649065,2.5098773295531482,2.527000736007673,2.5417984347777027,2.5597529294741594,2.580133362107876,2.5969212523132477,2.616967046659896,2.6356342306477094,2.654149471394719,2.673957175863236,2.692568846422929,2.7145501565109456,2.7330755097043555,2.751333355958023,2.770747666666667,2.7902277879711126,2.8138241220379148,2.835876202606635,2.861596143308508,2.88782152014218,2.913498345802302,2.9430133494696458,2.9720352645565336,3.0073289522681113,3.0449059916497405,3.0781286727036785,3.11233659732566,3.1506251038140376,3.1928383696682463,3.2362516150417515)
#vpoptemps = c(0.7227277617919206,0.8176607521439856,0.8685920144436922,0.9502131319115323,1.0216973851275106,1.0768979904084857,1.122970468291582,1.160496698149402,1.1933421155495374,1.2239136979237193,1.252892573403295,1.281925575829384,1.311307916779508,1.340418865436696,1.3704302575603702,1.4022050484653577,1.4339764114759648,1.4657812242157526,1.4993304166666668,1.5340441478785827,1.570551124746107,1.6053883865380276,1.6435179111938614,1.6811516784585872,1.7186142176709547,1.7574324353419093,1.7949052927104492,1.8314419151997292,1.8706251108102008,1.90894174413225,1.9504140219476416,1.9909565009591514,2.032009888907696,2.071109803373956,2.111297498984428,2.152150255359964,2.192158244470774,2.234125353531934,2.273793709489957,2.316473826957797,2.3571149058338974,2.397940707289551,2.4398795717670954,2.480520919036335,2.5215542206612502,2.5621895197472355,2.6030560216091176,2.6435434206161137,2.68447965690589,2.7264281204581358,2.767640745147822,2.8107752989731436,2.8542455574362444,2.8974845194087115,2.941577401320244,2.983495113179869,3.027405131121643,3.0708076930151207,3.1148969090498757,3.1577836491762583,3.203265552189122,3.2486963406680207,3.296698244865719,3.343202899176258,3.392217123674114,3.4391654427330174,3.4891256319115325,3.5382426043218236,3.589984524994358,3.6454421313473255,3.7022196170728954,3.760034158824193,3.8207523094673888,3.8792767903972014,3.946767140769578,4.013047620232453,4.087033631798691,4.160871990972693,4.244349295982848,4.329059756149853,4.425155779056646,4.510295066463552,4.615544396468066,4.701517446118258,4.805407352572782,4.852121004062289,4.838807259252991)
#vnaiftemps = c(0.6451137929361318,0.7004251516023471,0.7402862512412548,0.7941943547731889,0.8436578763258858,0.8850182477431731,0.9191662471789663,0.9456509149176259,0.9681622384337621,0.9869423571428572,1.0011106430828256,1.0154165848566914,1.0262460703565786,1.0352890938275785,1.0451006760324983,1.053796864421124,1.0625801736064093,1.073303820300158,1.0817336954412096,1.0911937024937937,1.1003672994809297,1.109127040340781,1.11878846812232,1.129006776686978,1.1406527800722184,1.1524109413789212,1.162298409896186,1.172779033795983,1.1848031659896185,1.1972309004739337,1.209998938670729,1.2215383002708193,1.2339877545136537,1.2478261321936357,1.262392099413225,1.2763035444030693,1.2883153586097946,1.302996368539833,1.3156883779620854,1.3307283744640037,1.3441463018505981,1.3648075778605282,1.373427721902505,1.3884467777589709,1.4039782082487022,1.418676180546152,1.434322146129542,1.4494948827578424,1.4646719453283683,1.4792495922477995,1.4947454961069735,1.5097882015910629,1.5263681480478448,1.54355282046942,1.5574965721620402,1.57437514596028,1.5904318558451818,1.6071270486910405,1.624394095971564,1.642454921575265,1.6590645144436922,1.6750880820920786,1.6930401014443692,1.7099707239900699,1.7283097175581132,1.7450942695779734,1.7636017050891446,1.7834564677273752,1.8007157356127286,1.8210072708756488,1.8392085387045813,1.8621039884901829,1.8897202618483413,1.905506202775897,1.9295180107199277,1.9544357783795983,1.9819774249605056,2.0094258825885802,2.040351750507786,2.072305510212142,2.1026803915594674,2.139019198995712,2.173030381516588,2.2094696697698035,2.2442522798465356,2.2808345163055743,2.3180854916497404)

#--------------------------------------------------------------------------------------------


#--------------------------------------------------------------------------------------------
#parametres graphes
# -- manuels
x_pas_erreur = 4
y_pas_erreur = 3
x_legend_erreur = 0
y_legend_erreur = 50
y_padding_erreur = 1

x_pas_time = 4
y_pas_time = 3
x_legend_time = 0
y_legend_time = 0.013
y_padding_time = 0.01

# -- auto calcul

#MAJ VERS ERROR
oracle = 100-100*oracle
Naif = 100-100*Naif
jointree = 100-100*jointree
wmv = 100-100*wmv
vpop = 100-100*vpop
vnaif = 100-100*vnaif
lptree = 100-100*lptree
lptree3cl = 100-100*lptree3cl


nb_val = length(oracle)
nb_val = length(Naif)
nb_val = length(jointree)
nb_val = length(wmv)
nb_val = length(vpop)
nb_val = length(vnaif)

min_val_erreur = 30000
min_val_erreur = min(min_val_erreur,100-100*oracle)
min_val_erreur = min(min_val_erreur,100-100*Naif)
min_val_erreur = min(min_val_erreur,100-100*jointree)
min_val_erreur = min(min_val_erreur,100-100*wmv)
min_val_erreur = min(min_val_erreur,100-100*vpop)
min_val_erreur = min(min_val_erreur,100-100*vnaif)
min_val_erreur = ceiling(min_val_erreur)

max_val_erreur = 30000
max_val_erreur = max(max_val_erreur,100-100*oracle)
max_val_erreur = max(max_val_erreur,100-100*Naif)
max_val_erreur = max(max_val_erreur,100-100*jointree)
max_val_erreur = max(max_val_erreur,100-100*wmv)
max_val_erreur = max(max_val_erreur,100-100*vpop)
max_val_erreur = max(max_val_erreur,100-100*vnaif)
max_val_erreur = floor(max_val_erreur)

size = 0:(nb_val-1)
x_lim_erreur = c(0,(nb_val-1))
if(min_val_erreur-y_padding_erreur <= 0){
  min_val_erreur = min_val_erreur+y_padding_erreur+0.00001
}
y_lim_erreur = c((min_val_erreur-y_padding_erreur),(max_val_erreur+y_padding_erreur))
x_axp_erreur = c(0, (nb_val-1), x_pas_erreur)
y_axp_erreur = c((min_val_erreur-y_padding_erreur),(max_val_erreur+y_padding_erreur),y_pas_erreur)

min_val_time = 30000
min_val_time = min(min_val_erreur,100-100*Naiftemps)
min_val_time = min(min_val_erreur,100-100*jointreetemps)
min_val_time = min(min_val_erreur,100-100*wmvtemps)
min_val_time = min(min_val_erreur,100-100*vpoptemps)
min_val_time = min(min_val_erreur,100-100*vnaiftemps)
min_val_time = ceiling(min_val_erreur)

max_val_time = 30000
max_val_time = max(max_val_time,Naiftemps)
max_val_time = max(max_val_time,jointreetemps)
max_val_time = max(max_val_time,wmvtemps)
max_val_time = max(max_val_time,vpoptemps)
max_val_time = max(max_val_time,vnaiftemps)
max_val_time = floor(max_val_time)


x_lim_time = c(0,(nb_val-1))
if(min_val_time-y_padding_time <= 0){
  min_val_time = min_val_time+y_padding_time+0.00001
}
size = 0:(nb_val-1)
y_lim_time = c((min_val_time-y_padding_time),(max_val_time+y_padding_time))
x_axp_time = c(0, (nb_val-1), x_pas_erreur)
y_axp_time = c((min_val_time-y_padding_time),(max_val_time+y_padding_time),y_pas_time)
#fin parametres graphes
#--------------------------------------------------------------------------------------------

  (ggplot(NULL, aes(size)) + #scale_y_log10(breaks = round(seq(0, 100, by = 5),1)) + annotation_logticks(sides="l") +
    ylab("Taux d'erreur (%)") + xlab("Nombre de variables configurées") + theme_bw() #+ theme(legend.position="bottom")
    +geom_line(aes(y=Naif, colour="Réseau bayésien naïf"), colour="turquoise2", linetype = "dotted") + geom_point(aes(y=Naif, shape="Réseau bayésien naïf"), colour="turquoise2", fill="turquoise2") 
    +geom_line(aes(y=jointree, colour="Réseau bayésien"), colour="springgreen4", linetype = "dotted") + geom_point(aes(y=jointree, shape="Réseau bayésien"), colour="springgreen4", fill="springgreen4") 
   +geom_line(aes(y=lptree, colour="3-LP-tree 1 cluster"), colour="purple", linetype = "dotted") + geom_point(aes(y=lptree, shape="3-LP-tree 1 cluster"), colour="purple", fill="purple") 
   +geom_line(aes(y=lptree3cl, colour="3-LP-tree 3 clusters"), colour="red", linetype = "dotted") + geom_point(aes(y=lptree3cl, shape="3-LP-tree 3 clusters"), colour="red", fill="red") 
   +geom_line(aes(y=oracle, colour="Oracle"), colour="black", linetype = "dotted") + geom_point(aes(y=oracle, shape="Oracle"), colour="black", fill="black") 
   + theme(legend.position=c(0.80,0.7), legend.background = element_rect(fill=alpha('blue', 0)))
   + scale_colour_manual(name = 'Légende', guide = 'legend',
                      limits = c(NULL
                                  ,'Réseau bayésien' #jointree
                                  ,'Réseau bayésien naïf' #Naif
                                 ,'3-LP-tree 1 cluster'
                                 ,'3-LP-tree 3 clusters'
                                 ,'Oracle' #oracle
                      ),
                      values =c(NULL
                                  ,'Réseau bayésien'='springgreen4' #jointree
                                  ,'Réseau bayésien naïf'='turquoise2' #Naif
                                ,'3-LP-tree 1 cluster'='purple'
                                ,'3-LP-tree 3 clusters'='red'
                                ,'Oracle'='black' #oracle
                                  ))
    + scale_shape_manual(name = 'Légende', guide = 'legend',
                      limits = c(NULL
                                  ,'Réseau bayésien' #jointree
                                  ,'Réseau bayésien naïf' #Naif
                                 ,'3-LP-tree 1 cluster'
                                 ,'3-LP-tree 3 clusters'
                                  ,'Oracle' #oracle
                      ),
                      values =c(NULL
                                  ,'Réseau bayésien'=21 #jointree
                                  ,'Réseau bayésien naïf'=24 #Naif
                                ,'3-LP-tree 1 cluster'=1
                                ,'3-LP-tree 3 clusters'=22
                                  ,'Oracle'=4 #oracle
                                  ))
  
    + guides(shape = guide_legend(override.aes = list(colour = c(NULL
                                  ,'Réseau bayésien'='springgreen4' #jointree
                                  ,'Réseau bayésien naïf'='turquoise2' #Naif
                                  ,'3-LP-tree 1 cluster'='purple'
                                  ,'3-LP-tree 3 clusters'='red'
                                  ,'Oracle'='black' #oracle
                                  ),
                                  fill = c(NULL
                                  ,'Réseau bayésien'='springgreen4' #jointree
                                  ,'Réseau bayésien naïf'='turquoise2' #Naif
                                  ,'3-LP-tree 1 cluster'='purple'
                                  ,'3-LP-tree 3 clusters'='red'
                                  ,'Oracle'='black' #oracle
                                  ))))
)

  (ggplot(NULL, aes(size))
  + scale_y_log10()
   + annotation_logticks(sides="l")
   + theme_bw()
    +ylab("Temps de recommandation (ms)") + xlab("Nombre de variables configurées") #+ theme(legend.position="bottom")
    +geom_line(aes(y=jointreetemps, colour="Réseau bayésien"), colour="springgreen4", linetype = "dotted") + geom_point(aes(y=jointreetemps, shape="Réseau bayésien"), colour="springgreen4", fill="springgreen4") 
    +geom_line(aes(y=Naiftemps, colour="Réseau bayésien naïf"), colour="turquoise2", linetype = "dotted") + geom_point(aes(y=Naiftemps, shape="Réseau bayésien naïf"), colour="turquoise2", fill="turquoise2") 
#    +geom_line(aes(y=wmvtemps, colour="Voteur majoritaire pondéré"), colour="deeppink2", linetype = "dotted") + geom_point(aes(y=wmvtemps, shape="Voteur majoritaire pondéré"), colour="deeppink2", fill="deeppink2") 
#    +geom_line(aes(y=vpoptemps, colour="Choix le plus populaire"), colour="gold2", linetype = "dotted") + geom_point(aes(y=vpoptemps, shape="Choix le plus populaire"), colour="gold2", fill="gold2")
#    +geom_line(aes(y=vnaiftemps, colour="Voteur bayésien naïf"), colour="firebrick3", linetype = "dotted") + geom_point(aes(y=vnaiftemps, shape="Voteur bayésien naïf"), colour="firebrick3", fill="firebrick3")
    +geom_line(aes(y=lptreetemps, colour="3-LP-tree 1 cluster"), colour="purple", linetype = "dotted") + geom_point(aes(y=lptreetemps, shape="3-LP-tree 1 cluster"), colour="purple", fill="purple") 
    +geom_line(aes(y=lptreetemps3cl, colour="3-LP-tree 3 clusters"), colour="red", linetype = "dotted") + geom_point(aes(y=lptreetemps3cl, shape="3-LP-tree 3 clusters"), colour="red", fill="red") 
    + theme(legend.position=c(0.80,0.44), legend.background = element_rect(fill=alpha('blue', 0)), legend.key.height = unit(4, "mm"))
    + scale_colour_manual(name = 'Légende', guide = 'legend',
                      limits = c(NULL
                                  ,'Réseau bayésien' #jointree
                                  ,'Réseau bayésien naïf' #Naif
#                                  ,'Voteur majoritaire pondéré' #wmv
#                                  ,'Choix le plus populaire' #vpop
#                                  ,'Voteur bayésien naïf' #vnaif
                                 ,'3-LP-tree 1 cluster'
                                 ,'3-LP-tree 3 clusters'
                      ),
                      values =c(NULL
                                  ,'Réseau bayésien'='springgreen4' #jointree
                                  ,'Réseau bayésien naïf'='turquoise2' #Naif
#                                  ,'Voteur majoritaire pondéré'='deeppink2' #wmv
#                                  ,'Choix le plus populaire'='gold2' #vpop
#                                  ,'Voteur bayésien naïf'='firebrick3' #vnaif
                                ,'3-LP-tree 1 cluster'='purple'
                                ,'3-LP-tree 3 clusters'='red'
                                  ))
    + scale_shape_manual(name = 'Légende', guide = 'legend',
                      limits = c(NULL
                                  ,'Réseau bayésien' #jointree
                                  ,'Réseau bayésien naïf' #Naif
#                                  ,'Voteur majoritaire pondéré' #wmv
#                                  ,'Choix le plus populaire' #vpop
#                                  ,'Voteur bayésien naïf' #vnaif
                                 ,'3-LP-tree 1 cluster'
                                 ,'3-LP-tree 3 clusters'
                      ),
                      values =c(NULL
                                  ,'Réseau bayésien'=21 #jointree
                                  ,'Réseau bayésien naïf'=24 #Naif
#                                  ,'Voteur majoritaire pondéré'=25 #wmv
#                                  ,'Choix le plus populaire'=22 #vpop
#                                  ,'Voteur bayésien naïf'=23 #vnaif
                                ,'3-LP-tree 1 cluster'=1
                                ,'3-LP-tree 3 clusters'=22
                                  ))
  
    + guides(shape = guide_legend(override.aes = list(colour = c(NULL
                                  ,'Réseau bayésien'='springgreen4' #jointree
                                  ,'Réseau bayésien naïf'='turquoise2' #Naif
#                                  ,'Voteur majoritaire pondéré'='deeppink2' #wmv
#                                  ,'Choix le plus populaire'='gold2' #vpop
#                                  ,'Voteur bayésien naïf'='firebrick3' #vnaif
                                  ,'3-LP-tree 1 cluster'='purple'
                                  ,'3-LP-tree 3 clusters'='red'
                                  ),
                                  fill = c(NULL
                                  ,'Réseau bayésien'='springgreen4' #jointree
                                  ,'Réseau bayésien naïf'='turquoise2' #Naif
#                                  ,'Voteur majoritaire pondéré'='deeppink2' #wmv
#                                  ,'Choix le plus populaire'='gold2' #vpop
#                                  ,'Voteur bayésien naïf'='firebrick3' #vnaif
                                  ,'3-LP-tree 1 cluster'='purple'
                                  ,'3-LP-tree 3 clusters'='red'
                                  ))))

    
  )
